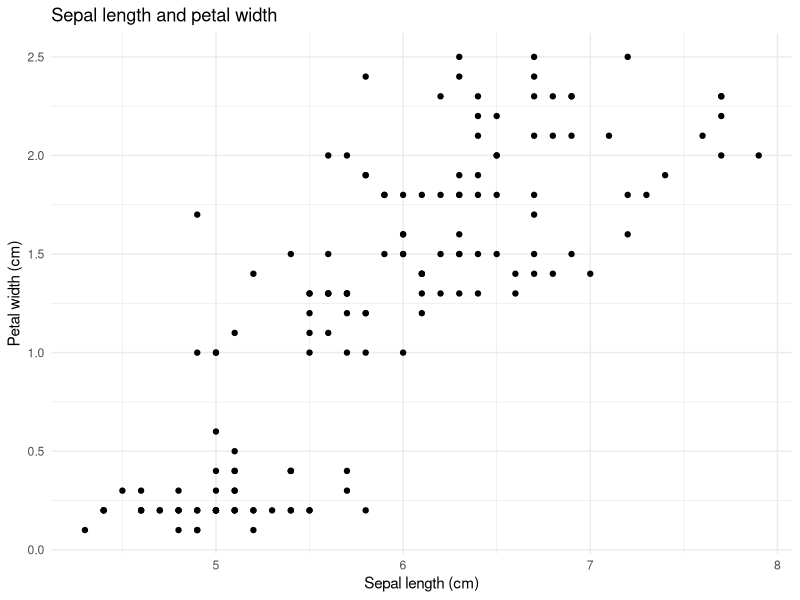
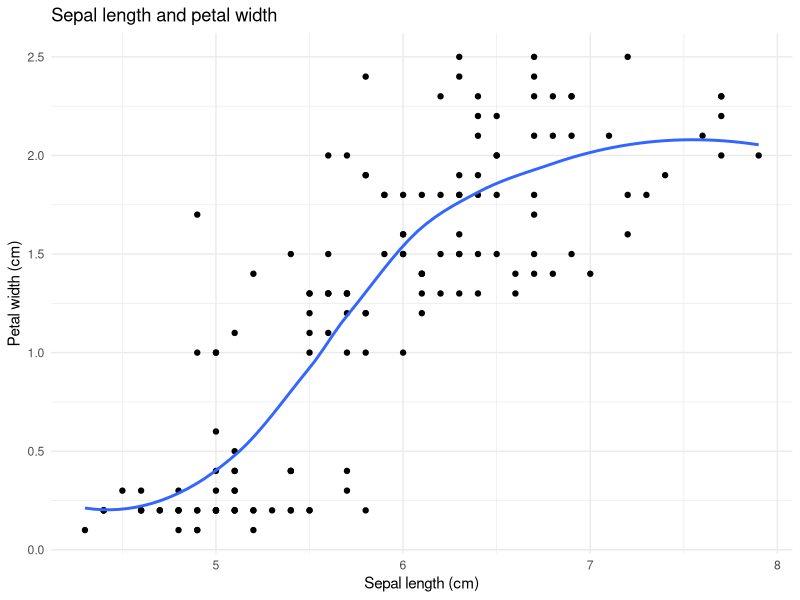
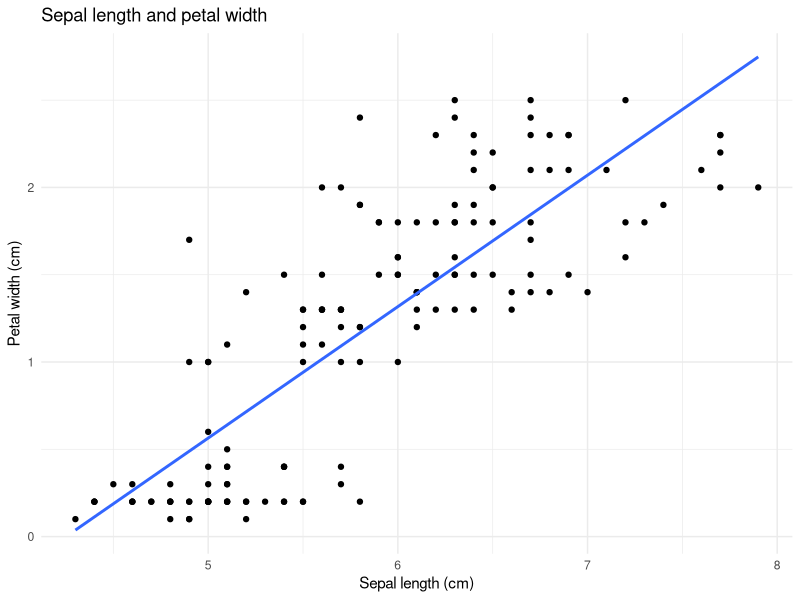
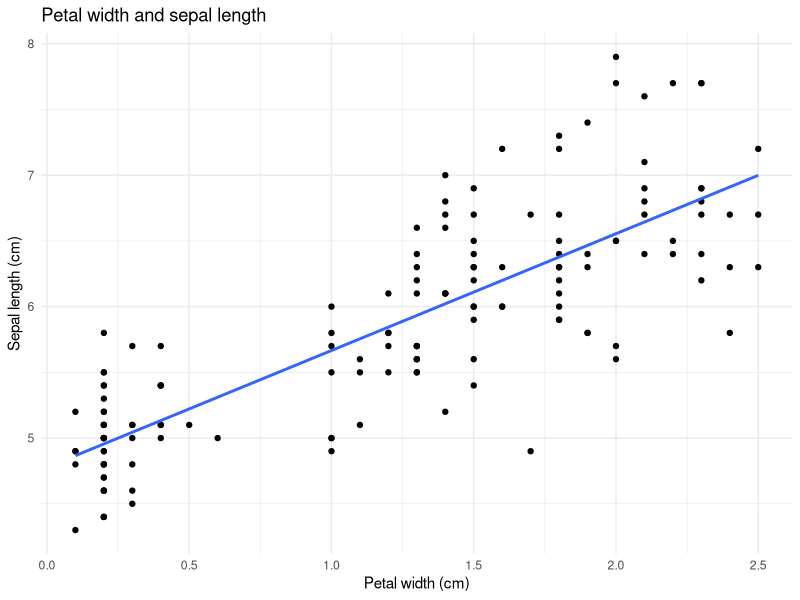

Write R code to recreate these figures, in order.
## ---- chunk 1
knitr::opts_chunk$set(root.dir = here::here("./"))
## ---- chunk 2
library(ggplot2)
## ---- chunk 3
head(iris)
## ---- chunk 4
cat("**Answer:** The length and width of the sepal leaves (`Sepal.Length`, `Sepal.Width`)",
    "and of the petal leaves (`Petal.Length`, `Petal.Width`), all in centimetres.",
    "The fifth column, `Species`, is the type of flower.\n")
## ---- chunk 5
ggplot(iris, aes(x = Sepal.Length, y = Petal.Width)) +
  geom_point() +
  labs(x = "Sepal length (cm)",
       y = "Petal width (cm)",
       title = "Sepal length and petal width") +
  theme_minimal()
## ---- chunk 6
ggplot(iris, aes(x = Sepal.Length, y = Petal.Width)) +
  geom_point() +
  geom_smooth(method = "loess", se = FALSE) +
  labs(x = "Sepal length (cm)",
       y = "Petal width (cm)",
       title = "Sepal length and petal width") +
  theme_minimal()
## ---- chunk 7
ggplot(iris, aes(x = Sepal.Length, y = Petal.Width)) +
  geom_point() +
  geom_smooth(method = "lm", se = FALSE) +
  labs(x = "Sepal length (cm)",
       y = "Petal width (cm)",
       title = "Sepal length and petal width") +
  theme_minimal()
## ---- chunk 8
cat("**Answer:** The line goes up: there is a positive, roughly linear relation.",
    "Flowers with longer sepal leaves tend to have wider petal leaves.\n")
## ---- chunk 9
iris_model1 <- lm(Petal.Width ~ Sepal.Width, data = iris)

summary(iris_model1)
## ---- chunk 10
model1 <- lm(Sepal.Length ~ Petal.Width, data = iris)

summary(model1)
## ---- chunk 11
model1 <- lm(Sepal.Length ~ Petal.Width, data = iris)
cat("**Answer:** intercept = ", sprintf("%.2f", coef(model1)[1]),
    ", regression coefficient = ", sprintf("%.2f", coef(model1)[2]),
    ", R squared = ", sprintf("%.2f", summary(model1)$r.squared), ".\n", sep = "")
## ---- chunk 12
cat("**Answer:** For every 1 cm increase in petal width, the predicted sepal length increases by ",
    sprintf("%.2f", coef(model1)[2]), " cm. ",
    "The coefficient is significant (p < .001), and petal width explains about ",
    round(100 * summary(model1)$r.squared), "% of the variance in sepal length.\n", sep = "")
## ---- chunk 13
ggplot(iris, aes(x = Petal.Width, y = Sepal.Length)) +
  geom_point() +
  geom_smooth(method = "lm", se = FALSE) +
  labs(x = "Petal width (cm)",
       y = "Sepal length (cm)",
       title = "Petal width and sepal length") +
  theme_minimal()
## ---- chunk 14
cat("**Answer:** Yes. `geom_smooth(method = \"lm\")` fits exactly the same regression model, ",
    "so the line has the same intercept (a predicted sepal length of ", sprintf("%.2f", coef(model1)[1]),
    " cm at a petal width of 0) and rises ", sprintf("%.2f", coef(model1)[2]),
    " cm for every cm of petal width.\n", sep = "")
